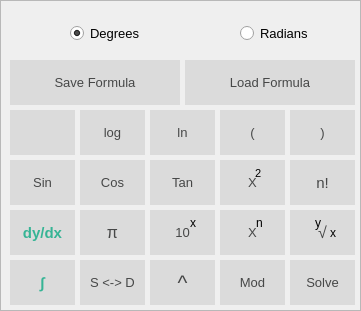
     <widget class="QFrame" name="frmScientificButtons">
      <property name="geometry">
       <rect>
        <x>40</x>
        <y>125</y>
        <width>361</width>
        <height>311</height>
       </rect>
      </property>
      <property name="font">
       <font>
        <weight>50</weight>
        <bold>false</bold>
       </font>
      </property>
      <property name="autoFillBackground">
       <bool>false</bool>
      </property>
      <property name="styleSheet">
       <string notr="true">QPushButton{
 	background-color: #dbdbdb;
    border: 2px;
	color:#464747;

}

QLabel{
 	background-color: rgb(190, 190, 190);
}

QPushButton:hover{background-color:#40bd9e; color:white;}

QLabel:hover{background-color:#40bd9e; color:white;}</string>
      </property>
      <property name="frameShape">
       <enum>QFrame::StyledPanel</enum>
      </property>
      <property name="frameShadow">
       <enum>QFrame::Raised</enum>
      </property>
      <widget class="QPushButton" name="pbSquare">
       <property name="geometry">
        <rect>
         <x>220</x>
         <y>160</y>
         <width>65</width>
         <height>45</height>
        </rect>
       </property>
       <property name="font">
        <font>
         <family>Lao UI</family>
         <pointsize>10</pointsize>
         <weight>50</weight>
         <bold>false</bold>
        </font>
       </property>
       <property name="autoFillBackground">
        <bool>false</bool>
       </property>
       <property name="styleSheet">
        <string notr="true"/>
       </property>
       <property name="text">
        <string>X</string>
       </property>
       <property name="autoDefault">
        <bool>false</bool>
       </property>
       <property name="default">
        <bool>true</bool>
       </property>
       <property name="flat">
        <bool>false</bool>
       </property>
      </widget>
      <widget class="QPushButton" name="pbOpenBrackets">
       <property name="geometry">
        <rect>
         <x>220</x>
         <y>110</y>
         <width>65</width>
         <height>45</height>
        </rect>
       </property>
       <property name="font">
        <font>
         <family>Lao UI</family>
         <pointsize>10</pointsize>
         <weight>50</weight>
         <bold>false</bold>
        </font>
       </property>
       <property name="autoFillBackground">
        <bool>false</bool>
       </property>
       <property name="text">
        <string>(</string>
       </property>
       <property name="autoDefault">
        <bool>false</bool>
       </property>
       <property name="default">
        <bool>true</bool>
       </property>
       <property name="flat">
        <bool>false</bool>
       </property>
      </widget>
      <widget class="QPushButton" name="pbTan">
       <property name="geometry">
        <rect>
         <x>150</x>
         <y>160</y>
         <width>65</width>
         <height>45</height>
        </rect>
       </property>
       <property name="font">
        <font>
         <family>Lao UI</family>
         <pointsize>10</pointsize>
         <weight>50</weight>
         <bold>false</bold>
        </font>
       </property>
       <property name="autoFillBackground">
        <bool>false</bool>
       </property>
       <property name="text">
        <string>Tan</string>
       </property>
       <property name="autoDefault">
        <bool>false</bool>
       </property>
       <property name="default">
        <bool>true</bool>
       </property>
       <property name="flat">
        <bool>false</bool>
       </property>
      </widget>
      <widget class="QPushButton" name="pbLn">
       <property name="geometry">
        <rect>
         <x>150</x>
         <y>110</y>
         <width>65</width>
         <height>45</height>
        </rect>
       </property>
       <property name="font">
        <font>
         <family>Lao UI</family>
         <pointsize>10</pointsize>
         <weight>50</weight>
         <bold>false</bold>
        </font>
       </property>
       <property name="autoFillBackground">
        <bool>false</bool>
       </property>
       <property name="text">
        <string>ln</string>
       </property>
       <property name="autoDefault">
        <bool>false</bool>
       </property>
       <property name="default">
        <bool>true</bool>
       </property>
       <property name="flat">
        <bool>false</bool>
       </property>
      </widget>
      <widget class="QPushButton" name="pbNthPower">
       <property name="geometry">
        <rect>
         <x>220</x>
         <y>210</y>
         <width>65</width>
         <height>45</height>
        </rect>
       </property>
       <property name="font">
        <font>
         <family>Lao UI</family>
         <pointsize>10</pointsize>
         <weight>50</weight>
         <bold>false</bold>
        </font>
       </property>
       <property name="autoFillBackground">
        <bool>false</bool>
       </property>
       <property name="text">
        <string>X</string>
       </property>
       <property name="autoDefault">
        <bool>false</bool>
       </property>
       <property name="default">
        <bool>true</bool>
       </property>
       <property name="flat">
        <bool>false</bool>
       </property>
      </widget>
      <widget class="QPushButton" name="pbPoweOfTen">
       <property name="geometry">
        <rect>
         <x>150</x>
         <y>210</y>
         <width>65</width>
         <height>45</height>
        </rect>
       </property>
       <property name="font">
        <font>
         <family>Lao UI</family>
         <pointsize>10</pointsize>
         <weight>50</weight>
         <bold>false</bold>
        </font>
       </property>
       <property name="autoFillBackground">
        <bool>false</bool>
       </property>
       <property name="text">
        <string>10</string>
       </property>
       <property name="autoDefault">
        <bool>false</bool>
       </property>
       <property name="default">
        <bool>true</bool>
       </property>
       <property name="flat">
        <bool>false</bool>
       </property>
      </widget>
      <widget class="QPushButton" name="pbSaveFormula">
       <property name="geometry">
        <rect>
         <x>10</x>
         <y>60</y>
         <width>170</width>
         <height>45</height>
        </rect>
       </property>
       <property name="font">
        <font>
         <family>Lao UI</family>
         <pointsize>10</pointsize>
         <weight>50</weight>
         <bold>false</bold>
        </font>
       </property>
       <property name="autoFillBackground">
        <bool>false</bool>
       </property>
       <property name="text">
        <string>Save Formula</string>
       </property>
       <property name="autoDefault">
        <bool>false</bool>
       </property>
       <property name="default">
        <bool>true</bool>
       </property>
       <property name="flat">
        <bool>false</bool>
       </property>
      </widget>
      <widget class="QPushButton" name="pbLoadFormula">
       <property name="geometry">
        <rect>
         <x>185</x>
         <y>60</y>
         <width>170</width>
         <height>45</height>
        </rect>
       </property>
       <property name="font">
        <font>
         <family>Lao UI</family>
         <pointsize>10</pointsize>
         <weight>50</weight>
         <bold>false</bold>
        </font>
       </property>
       <property name="autoFillBackground">
        <bool>false</bool>
       </property>
       <property name="text">
        <string>Load Formula</string>
       </property>
       <property name="autoDefault">
        <bool>false</bool>
       </property>
       <property name="default">
        <bool>true</bool>
       </property>
       <property name="flat">
        <bool>false</bool>
       </property>
      </widget>
      <widget class="QPushButton" name="pbDifferentiation">
       <property name="geometry">
        <rect>
         <x>10</x>
         <y>210</y>
         <width>65</width>
         <height>45</height>
        </rect>
       </property>
       <property name="font">
        <font>
         <family>Lao UI</family>
         <pointsize>11</pointsize>
         <weight>75</weight>
         <bold>true</bold>
        </font>
       </property>
       <property name="autoFillBackground">
        <bool>false</bool>
       </property>
       <property name="styleSheet">
        <string notr="true">QPushButton{color:#36b495;}
QPushButton:hover{color:white;}</string>
       </property>
       <property name="text">
        <string>dy/dx</string>
       </property>
       <property name="autoDefault">
        <bool>false</bool>
       </property>
       <property name="default">
        <bool>true</bool>
       </property>
       <property name="flat">
        <bool>false</bool>
       </property>
      </widget>
      <widget class="QPushButton" name="pbPi">
       <property name="geometry">
        <rect>
         <x>80</x>
         <y>210</y>
         <width>65</width>
         <height>45</height>
        </rect>
       </property>
       <property name="font">
        <font>
         <family>Lao UI</family>
         <pointsize>12</pointsize>
         <weight>50</weight>
         <bold>false</bold>
        </font>
       </property>
       <property name="autoFillBackground">
        <bool>false</bool>
       </property>
       <property name="text">
        <string>π</string>
       </property>
       <property name="autoDefault">
        <bool>false</bool>
       </property>
       <property name="default">
        <bool>true</bool>
       </property>
       <property name="flat">
        <bool>false</bool>
       </property>
      </widget>
      <widget class="QPushButton" name="pbSin">
       <property name="geometry">
        <rect>
         <x>10</x>
         <y>160</y>
         <width>65</width>
         <height>45</height>
        </rect>
       </property>
       <property name="font">
        <font>
         <family>Lao UI</family>
         <pointsize>10</pointsize>
         <weight>50</weight>
         <bold>false</bold>
        </font>
       </property>
       <property name="autoFillBackground">
        <bool>false</bool>
       </property>
       <property name="text">
        <string>Sin</string>
       </property>
       <property name="autoDefault">
        <bool>false</bool>
       </property>
       <property name="default">
        <bool>true</bool>
       </property>
       <property name="flat">
        <bool>false</bool>
       </property>
      </widget>
      <widget class="QPushButton" name="pbCos">
       <property name="geometry">
        <rect>
         <x>80</x>
         <y>160</y>
         <width>65</width>
         <height>45</height>
        </rect>
       </property>
       <property name="font">
        <font>
         <family>Lao UI</family>
         <pointsize>10</pointsize>
         <weight>50</weight>
         <bold>false</bold>
        </font>
       </property>
       <property name="autoFillBackground">
        <bool>false</bool>
       </property>
       <property name="text">
        <string>Cos</string>
       </property>
       <property name="autoDefault">
        <bool>false</bool>
       </property>
       <property name="default">
        <bool>true</bool>
       </property>
       <property name="flat">
        <bool>false</bool>
       </property>
      </widget>
      <widget class="QPushButton" name="pbLog">
       <property name="geometry">
        <rect>
         <x>80</x>
         <y>110</y>
         <width>65</width>
         <height>45</height>
        </rect>
       </property>
       <property name="font">
        <font>
         <family>Lao UI</family>
         <pointsize>10</pointsize>
         <weight>50</weight>
         <bold>false</bold>
        </font>
       </property>
       <property name="autoFillBackground">
        <bool>false</bool>
       </property>
       <property name="text">
        <string>log</string>
       </property>
       <property name="autoDefault">
        <bool>false</bool>
       </property>
       <property name="default">
        <bool>true</bool>
       </property>
       <property name="flat">
        <bool>false</bool>
       </property>
      </widget>
      <widget class="QPushButton" name="pbCloseBrackets">
       <property name="geometry">
        <rect>
         <x>290</x>
         <y>110</y>
         <width>65</width>
         <height>45</height>
        </rect>
       </property>
       <property name="font">
        <font>
         <family>Lao UI</family>
         <pointsize>10</pointsize>
         <weight>50</weight>
         <bold>false</bold>
        </font>
       </property>
       <property name="autoFillBackground">
        <bool>false</bool>
       </property>
       <property name="text">
        <string>)</string>
       </property>
       <property name="autoDefault">
        <bool>false</bool>
       </property>
       <property name="default">
        <bool>true</bool>
       </property>
       <property name="flat">
        <bool>false</bool>
       </property>
      </widget>
      <widget class="QPushButton" name="pbNone">
       <property name="geometry">
        <rect>
         <x>10</x>
         <y>110</y>
         <width>65</width>
         <height>45</height>
        </rect>
       </property>
       <property name="font">
        <font>
         <family>Lao UI</family>
         <pointsize>10</pointsize>
         <weight>75</weight>
         <bold>true</bold>
        </font>
       </property>
       <property name="autoFillBackground">
        <bool>false</bool>
       </property>
       <property name="text">
        <string/>
       </property>
       <property name="autoDefault">
        <bool>false</bool>
       </property>
       <property name="default">
        <bool>true</bool>
       </property>
       <property name="flat">
        <bool>false</bool>
       </property>
      </widget>
      <widget class="QPushButton" name="pbNthSqRoot">
       <property name="geometry">
        <rect>
         <x>290</x>
         <y>210</y>
         <width>65</width>
         <height>45</height>
        </rect>
       </property>
       <property name="font">
        <font>
         <family>Lao UI</family>
         <pointsize>12</pointsize>
         <weight>50</weight>
         <bold>false</bold>
        </font>
       </property>
       <property name="autoFillBackground">
        <bool>false</bool>
       </property>
       <property name="text">
        <string>√</string>
       </property>
       <property name="autoDefault">
        <bool>false</bool>
       </property>
       <property name="default">
        <bool>true</bool>
       </property>
       <property name="flat">
        <bool>false</bool>
       </property>
      </widget>
      <widget class="QPushButton" name="pbFactorial">
       <property name="geometry">
        <rect>
         <x>290</x>
         <y>160</y>
         <width>65</width>
         <height>45</height>
        </rect>
       </property>
       <property name="font">
        <font>
         <family>Lao UI</family>
         <pointsize>11</pointsize>
         <weight>50</weight>
         <bold>false</bold>
        </font>
       </property>
       <property name="autoFillBackground">
        <bool>false</bool>
       </property>
       <property name="text">
        <string>n!</string>
       </property>
       <property name="autoDefault">
        <bool>false</bool>
       </property>
       <property name="default">
        <bool>true</bool>
       </property>
       <property name="flat">
        <bool>false</bool>
       </property>
      </widget>
      <widget class="QPushButton" name="pbModulus">
       <property name="geometry">
        <rect>
         <x>220</x>
         <y>260</y>
         <width>65</width>
         <height>45</height>
        </rect>
       </property>
       <property name="font">
        <font>
         <family>Lao UI</family>
         <pointsize>10</pointsize>
         <weight>50</weight>
         <bold>false</bold>
        </font>
       </property>
       <property name="autoFillBackground">
        <bool>false</bool>
       </property>
       <property name="text">
        <string>Mod</string>
       </property>
       <property name="autoDefault">
        <bool>false</bool>
       </property>
       <property name="default">
        <bool>true</bool>
       </property>
       <property name="flat">
        <bool>false</bool>
       </property>
      </widget>
      <widget class="QPushButton" name="pbPower">
       <property name="geometry">
        <rect>
         <x>150</x>
         <y>260</y>
         <width>65</width>
         <height>45</height>
        </rect>
       </property>
       <property name="font">
        <font>
         <family>Lao UI</family>
         <pointsize>16</pointsize>
         <weight>50</weight>
         <bold>false</bold>
        </font>
       </property>
       <property name="autoFillBackground">
        <bool>false</bool>
       </property>
       <property name="text">
        <string>^</string>
       </property>
       <property name="autoDefault">
        <bool>false</bool>
       </property>
       <property name="default">
        <bool>true</bool>
       </property>
       <property name="flat">
        <bool>false</bool>
       </property>
      </widget>
      <widget class="QPushButton" name="pbIntegration">
       <property name="geometry">
        <rect>
         <x>10</x>
         <y>260</y>
         <width>65</width>
         <height>45</height>
        </rect>
       </property>
       <property name="font">
        <font>
         <family>Lao UI</family>
         <pointsize>11</pointsize>
         <weight>75</weight>
         <bold>true</bold>
        </font>
       </property>
       <property name="autoFillBackground">
        <bool>false</bool>
       </property>
       <property name="styleSheet">
        <string notr="true">QPushButton{color:#36b495;}
QPushButton:hover{color:white;}</string>
       </property>
       <property name="text">
        <string>∫</string>
       </property>
       <property name="autoDefault">
        <bool>false</bool>
       </property>
       <property name="default">
        <bool>true</bool>
       </property>
       <property name="flat">
        <bool>false</bool>
       </property>
      </widget>
      <widget class="QPushButton" name="pb">
       <property name="geometry">
        <rect>
         <x>80</x>
         <y>260</y>
         <width>65</width>
         <height>45</height>
        </rect>
       </property>
       <property name="font">
        <font>
         <family>Lao UI</family>
         <pointsize>10</pointsize>
         <weight>50</weight>
         <bold>false</bold>
        </font>
       </property>
       <property name="autoFillBackground">
        <bool>false</bool>
       </property>
       <property name="text">
        <string>S &lt;-&gt; D</string>
       </property>
       <property name="autoDefault">
        <bool>false</bool>
       </property>
       <property name="default">
        <bool>true</bool>
       </property>
       <property name="flat">
        <bool>false</bool>
       </property>
      </widget>
      <widget class="QPushButton" name="pbSolve">
       <property name="geometry">
        <rect>
         <x>290</x>
         <y>260</y>
         <width>65</width>
         <height>45</height>
        </rect>
       </property>
       <property name="font">
        <font>
         <family>Lao UI</family>
         <pointsize>10</pointsize>
         <weight>50</weight>
         <bold>false</bold>
        </font>
       </property>
       <property name="autoFillBackground">
        <bool>false</bool>
       </property>
       <property name="text">
        <string>Solve</string>
       </property>
       <property name="autoDefault">
        <bool>false</bool>
       </property>
       <property name="default">
        <bool>true</bool>
       </property>
       <property name="flat">
        <bool>false</bool>
       </property>
      </widget>
      <widget class="QRadioButton" name="rbDegrees">
       <property name="geometry">
        <rect>
         <x>70</x>
         <y>25</y>
         <width>82</width>
         <height>17</height>
        </rect>
       </property>
       <property name="font">
        <font>
         <family>Lao UI</family>
         <pointsize>10</pointsize>
         <weight>50</weight>
         <bold>false</bold>
        </font>
       </property>
       <property name="autoFillBackground">
        <bool>false</bool>
       </property>
       <property name="text">
        <string>Degrees</string>
       </property>
       <property name="checked">
        <bool>true</bool>
       </property>
      </widget>
      <widget class="QRadioButton" name="rbRadians">
       <property name="geometry">
        <rect>
         <x>240</x>
         <y>25</y>
         <width>82</width>
         <height>17</height>
        </rect>
       </property>
       <property name="font">
        <font>
         <family>Lao UI</family>
         <pointsize>10</pointsize>
         <weight>50</weight>
         <bold>false</bold>
        </font>
       </property>
       <property name="autoFillBackground">
        <bool>false</bool>
       </property>
       <property name="text">
        <string>Radians</string>
       </property>
      </widget>
      <widget class="QLabel" name="label_3">
       <property name="geometry">
        <rect>
         <x>190</x>
         <y>215</y>
         <width>16</width>
         <height>16</height>
        </rect>
       </property>
       <property name="font">
        <font>
         <family>Lao UI</family>
        </font>
       </property>
       <property name="styleSheet">
        <string notr="true">QLabel{
	background-color:rgba(0,0,0,0%);
}</string>
       </property>
       <property name="text">
        <string>x</string>
       </property>
      </widget>
      <widget class="QLabel" name="label_4">
       <property name="geometry">
        <rect>
         <x>256</x>
         <y>215</y>
         <width>16</width>
         <height>16</height>
        </rect>
       </property>
       <property name="font">
        <font>
         <family>Lao UI</family>
        </font>
       </property>
       <property name="styleSheet">
        <string notr="true">QLabel{
	background-color:rgba(0,0,0,0%);
}</string>
       </property>
       <property name="text">
        <string>n</string>
       </property>
      </widget>
      <widget class="QLabel" name="label_5">
       <property name="geometry">
        <rect>
         <x>255</x>
         <y>165</y>
         <width>16</width>
         <height>16</height>
        </rect>
       </property>
       <property name="font">
        <font>
         <family>Lao UI</family>
         <pointsize>8</pointsize>
        </font>
       </property>
       <property name="styleSheet">
        <string notr="true">QLabel{
	background-color:rgba(0,0,0,0%);
}</string>
       </property>
       <property name="text">
        <string>2</string>
       </property>
      </widget>
      <widget class="QLabel" name="label_6">
       <property name="geometry">
        <rect>
         <x>315</x>
         <y>215</y>
         <width>16</width>
         <height>16</height>
        </rect>
       </property>
       <property name="font">
        <font>
         <family>Lao UI</family>
        </font>
       </property>
       <property name="styleSheet">
        <string notr="true">QLabel{
	background-color:rgba(0,0,0,0%);
}</string>
       </property>
       <property name="text">
        <string>y</string>
       </property>
      </widget>
      <widget class="QLabel" name="label_7">
       <property name="geometry">
        <rect>
         <x>330</x>
         <y>225</y>
         <width>16</width>
         <height>16</height>
        </rect>
       </property>
       <property name="font">
        <font>
         <family>Lao UI</family>
        </font>
       </property>
       <property name="styleSheet">
        <string notr="true">QLabel{
	background-color:rgba(0,0,0,0%);
}</string>
       </property>
       <property name="text">
        <string>x</string>
       </property>
      </widget>
     </widget>
